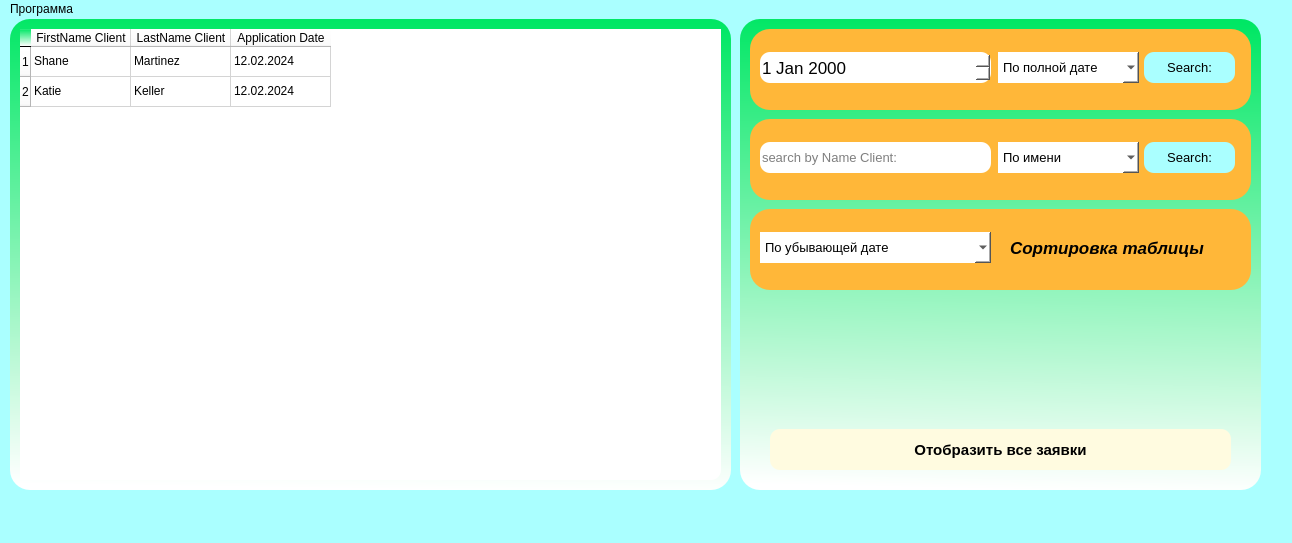
<?xml version="1.0" encoding="UTF-8"?>
<ui version="4.0">
 <class>MainWindow</class>
 <widget class="QMainWindow" name="MainWindow">
  <property name="geometry">
   <rect>
    <x>0</x>
    <y>0</y>
    <width>1292</width>
    <height>543</height>
   </rect>
  </property>
  <property name="windowTitle">
   <string>MainWindow</string>
  </property>
  <property name="styleSheet">
   <string notr="true">background-color: rgb(170, 255, 255);</string>
  </property>
  <widget class="QWidget" name="centralwidget">
   <widget class="QFrame" name="frame">
    <property name="geometry">
     <rect>
      <x>10</x>
      <y>0</y>
      <width>721</width>
      <height>471</height>
     </rect>
    </property>
    <property name="styleSheet">
     <string notr="true">background-color: qlineargradient(spread:pad, x1:0.527094, y1:0, x2:0.502463, y2:1, stop:0 rgba(0, 231, 100, 255), stop:1 rgba(255, 255, 255, 255));
border-radius: 20px</string>
    </property>
    <property name="frameShape">
     <enum>QFrame::StyledPanel</enum>
    </property>
    <property name="frameShadow">
     <enum>QFrame::Raised</enum>
    </property>
    <widget class="QTableWidget" name="tableWidget_TableApplication">
     <property name="geometry">
      <rect>
       <x>10</x>
       <y>10</y>
       <width>701</width>
       <height>451</height>
      </rect>
     </property>
     <property name="styleSheet">
      <string notr="true">background-color: rgb(255, 255, 255);
border-radius: 10px</string>
     </property>
     <row>
      <property name="text">
       <string>1</string>
      </property>
     </row>
     <row>
      <property name="text">
       <string>2</string>
      </property>
     </row>
     <column>
      <property name="text">
       <string>FirstName Client</string>
      </property>
     </column>
     <column>
      <property name="text">
       <string>LastName Client</string>
      </property>
     </column>
     <column>
      <property name="text">
       <string>Application Date</string>
      </property>
     </column>
     <item row="0" column="0">
      <property name="text">
       <string>Shane</string>
      </property>
     </item>
     <item row="0" column="1">
      <property name="text">
       <string>Martinez</string>
      </property>
     </item>
     <item row="0" column="2">
      <property name="text">
       <string>12.02.2024</string>
      </property>
     </item>
     <item row="1" column="0">
      <property name="text">
       <string>Katie</string>
      </property>
     </item>
     <item row="1" column="1">
      <property name="text">
       <string>Keller</string>
      </property>
     </item>
     <item row="1" column="2">
      <property name="text">
       <string>12.02.2024</string>
      </property>
     </item>
    </widget>
   </widget>
   <widget class="QFrame" name="frame_2">
    <property name="geometry">
     <rect>
      <x>740</x>
      <y>0</y>
      <width>521</width>
      <height>471</height>
     </rect>
    </property>
    <property name="styleSheet">
     <string notr="true">background-color: qlineargradient(spread:pad, x1:0.527094, y1:0, x2:0.502463, y2:1, stop:0 rgba(0, 231, 100, 255), stop:1 rgba(255, 255, 255, 255));
border-radius: 20px</string>
    </property>
    <property name="frameShape">
     <enum>QFrame::StyledPanel</enum>
    </property>
    <property name="frameShadow">
     <enum>QFrame::Raised</enum>
    </property>
    <widget class="QPushButton" name="pushButton_AllRequest">
     <property name="geometry">
      <rect>
       <x>30</x>
       <y>410</y>
       <width>461</width>
       <height>41</height>
      </rect>
     </property>
     <property name="font">
      <font>
       <family>Arial</family>
       <pointsize>11</pointsize>
       <weight>75</weight>
       <bold>true</bold>
      </font>
     </property>
     <property name="styleSheet">
      <string notr="true">background-color: rgb(255, 251, 224);
border-radius: 10px</string>
     </property>
     <property name="text">
      <string>Отобразить все заявки</string>
     </property>
    </widget>
    <widget class="QFrame" name="frame_3">
     <property name="geometry">
      <rect>
       <x>10</x>
       <y>10</y>
       <width>501</width>
       <height>81</height>
      </rect>
     </property>
     <property name="styleSheet">
      <string notr="true">background-color: rgb(255, 183, 57);</string>
     </property>
     <property name="frameShape">
      <enum>QFrame::StyledPanel</enum>
     </property>
     <property name="frameShadow">
      <enum>QFrame::Raised</enum>
     </property>
     <widget class="QDateEdit" name="dateEdit_Searchdate">
      <property name="geometry">
       <rect>
        <x>10</x>
        <y>23</y>
        <width>231</width>
        <height>31</height>
       </rect>
      </property>
      <property name="font">
       <font>
        <family>Arial</family>
        <pointsize>13</pointsize>
       </font>
      </property>
      <property name="toolTip">
       <string>Измените дату</string>
      </property>
      <property name="styleSheet">
       <string notr="true">background-color: rgb(255, 255, 255);
border-radius: 10px</string>
      </property>
     </widget>
     <widget class="QComboBox" name="comboBox_Date">
      <property name="geometry">
       <rect>
        <x>248</x>
        <y>23</y>
        <width>141</width>
        <height>31</height>
       </rect>
      </property>
      <property name="font">
       <font>
        <family>Arial</family>
        <pointsize>10</pointsize>
       </font>
      </property>
      <property name="toolTip">
       <string>Выбирите принцип поиска</string>
      </property>
      <property name="styleSheet">
       <string notr="true">background-color: rgb(255, 255, 255);</string>
      </property>
      <item>
       <property name="text">
        <string>По полной дате</string>
       </property>
      </item>
      <item>
       <property name="text">
        <string>По году и месяцу</string>
       </property>
      </item>
      <item>
       <property name="text">
        <string>По году и дню</string>
       </property>
      </item>
      <item>
       <property name="text">
        <string>По месяцу и дню</string>
       </property>
      </item>
      <item>
       <property name="text">
        <string>По году</string>
       </property>
      </item>
      <item>
       <property name="text">
        <string>По месяцу</string>
       </property>
      </item>
      <item>
       <property name="text">
        <string>По дню</string>
       </property>
      </item>
     </widget>
     <widget class="QPushButton" name="pushButton_Search_date">
      <property name="geometry">
       <rect>
        <x>394</x>
        <y>23</y>
        <width>91</width>
        <height>31</height>
       </rect>
      </property>
      <property name="font">
       <font>
        <family>Arial</family>
        <pointsize>10</pointsize>
       </font>
      </property>
      <property name="styleSheet">
       <string notr="true">background-color: rgb(170, 255, 255);
border-radius: 10px
</string>
      </property>
      <property name="text">
       <string>Search:</string>
      </property>
     </widget>
    </widget>
    <widget class="QFrame" name="frame_4">
     <property name="geometry">
      <rect>
       <x>10</x>
       <y>100</y>
       <width>501</width>
       <height>81</height>
      </rect>
     </property>
     <property name="styleSheet">
      <string notr="true">background-color: rgb(255, 183, 57);</string>
     </property>
     <property name="frameShape">
      <enum>QFrame::StyledPanel</enum>
     </property>
     <property name="frameShadow">
      <enum>QFrame::Raised</enum>
     </property>
     <widget class="QLineEdit" name="lineEdit_SearchClient">
      <property name="geometry">
       <rect>
        <x>10</x>
        <y>23</y>
        <width>231</width>
        <height>31</height>
       </rect>
      </property>
      <property name="font">
       <font>
        <family>Arial</family>
        <pointsize>10</pointsize>
       </font>
      </property>
      <property name="toolTip">
       <string>Введите имя или фаимлию клиента</string>
      </property>
      <property name="styleSheet">
       <string notr="true">background-color: rgb(255, 255, 255);
border-radius: 10px</string>
      </property>
      <property name="placeholderText">
       <string>search by Name Client:</string>
      </property>
     </widget>
     <widget class="QComboBox" name="comboBox_Client">
      <property name="geometry">
       <rect>
        <x>248</x>
        <y>23</y>
        <width>141</width>
        <height>31</height>
       </rect>
      </property>
      <property name="font">
       <font>
        <family>Arial</family>
        <pointsize>10</pointsize>
       </font>
      </property>
      <property name="toolTip">
       <string>Выбирите принеп поиска</string>
      </property>
      <property name="styleSheet">
       <string notr="true">background-color: rgb(255, 255, 255);</string>
      </property>
      <item>
       <property name="text">
        <string>По имени</string>
       </property>
      </item>
      <item>
       <property name="text">
        <string>По фамилии</string>
       </property>
      </item>
     </widget>
     <widget class="QPushButton" name="pushButton_Search_Client">
      <property name="geometry">
       <rect>
        <x>394</x>
        <y>23</y>
        <width>91</width>
        <height>31</height>
       </rect>
      </property>
      <property name="font">
       <font>
        <family>Arial</family>
        <pointsize>10</pointsize>
       </font>
      </property>
      <property name="styleSheet">
       <string notr="true">background-color: rgb(170, 255, 255);
border-radius: 10px
</string>
      </property>
      <property name="text">
       <string>Search:</string>
      </property>
     </widget>
    </widget>
    <widget class="QFrame" name="frame_5">
     <property name="geometry">
      <rect>
       <x>10</x>
       <y>190</y>
       <width>501</width>
       <height>81</height>
      </rect>
     </property>
     <property name="styleSheet">
      <string notr="true">background-color: rgb(255, 183, 57);</string>
     </property>
     <property name="frameShape">
      <enum>QFrame::StyledPanel</enum>
     </property>
     <property name="frameShadow">
      <enum>QFrame::Raised</enum>
     </property>
     <widget class="QComboBox" name="comboBox_SortTable">
      <property name="geometry">
       <rect>
        <x>10</x>
        <y>23</y>
        <width>231</width>
        <height>31</height>
       </rect>
      </property>
      <property name="font">
       <font>
        <family>Arial</family>
        <pointsize>10</pointsize>
       </font>
      </property>
      <property name="toolTip">
       <string>Сортировка таблицы</string>
      </property>
      <property name="styleSheet">
       <string notr="true">background-color: rgb(255, 255, 255);</string>
      </property>
      <item>
       <property name="text">
        <string>По убывающей дате</string>
       </property>
      </item>
      <item>
       <property name="text">
        <string>По возврастающей дате</string>
       </property>
      </item>
      <item>
       <property name="text">
        <string>В алфавитном порядке</string>
       </property>
      </item>
      <item>
       <property name="text">
        <string>В обратном алфавитном порядке</string>
       </property>
      </item>
     </widget>
     <widget class="QLabel" name="label_text">
      <property name="geometry">
       <rect>
        <x>260</x>
        <y>18</y>
        <width>211</width>
        <height>41</height>
       </rect>
      </property>
      <property name="font">
       <font>
        <family>Arial</family>
        <pointsize>13</pointsize>
        <weight>75</weight>
        <italic>true</italic>
        <bold>true</bold>
        <underline>false</underline>
        <strikeout>false</strikeout>
       </font>
      </property>
      <property name="text">
       <string>Сортировка таблицы</string>
      </property>
     </widget>
    </widget>
   </widget>
  </widget>
  <widget class="QMenuBar" name="menubar">
   <property name="geometry">
    <rect>
     <x>0</x>
     <y>0</y>
     <width>1292</width>
     <height>21</height>
    </rect>
   </property>
   <widget class="QMenu" name="menu">
    <property name="title">
     <string>Программа</string>
    </property>
    <addaction name="action_RegistrationWorker"/>
    <addaction name="action_AboatProgram"/>
    <addaction name="action_exit"/>
   </widget>
   <addaction name="menu"/>
  </widget>
  <widget class="QStatusBar" name="statusbar"/>
  <action name="action_exit">
   <property name="enabled">
    <bool>true</bool>
   </property>
   <property name="text">
    <string>Выход</string>
   </property>
  </action>
  <action name="action_RegistrationWorker">
   <property name="text">
    <string>Зарегистрировать работника</string>
   </property>
  </action>
  <action name="action_AboatProgram">
   <property name="text">
    <string>О программе</string>
   </property>
  </action>
 </widget>
 <resources/>
 <connections/>
</ui>
